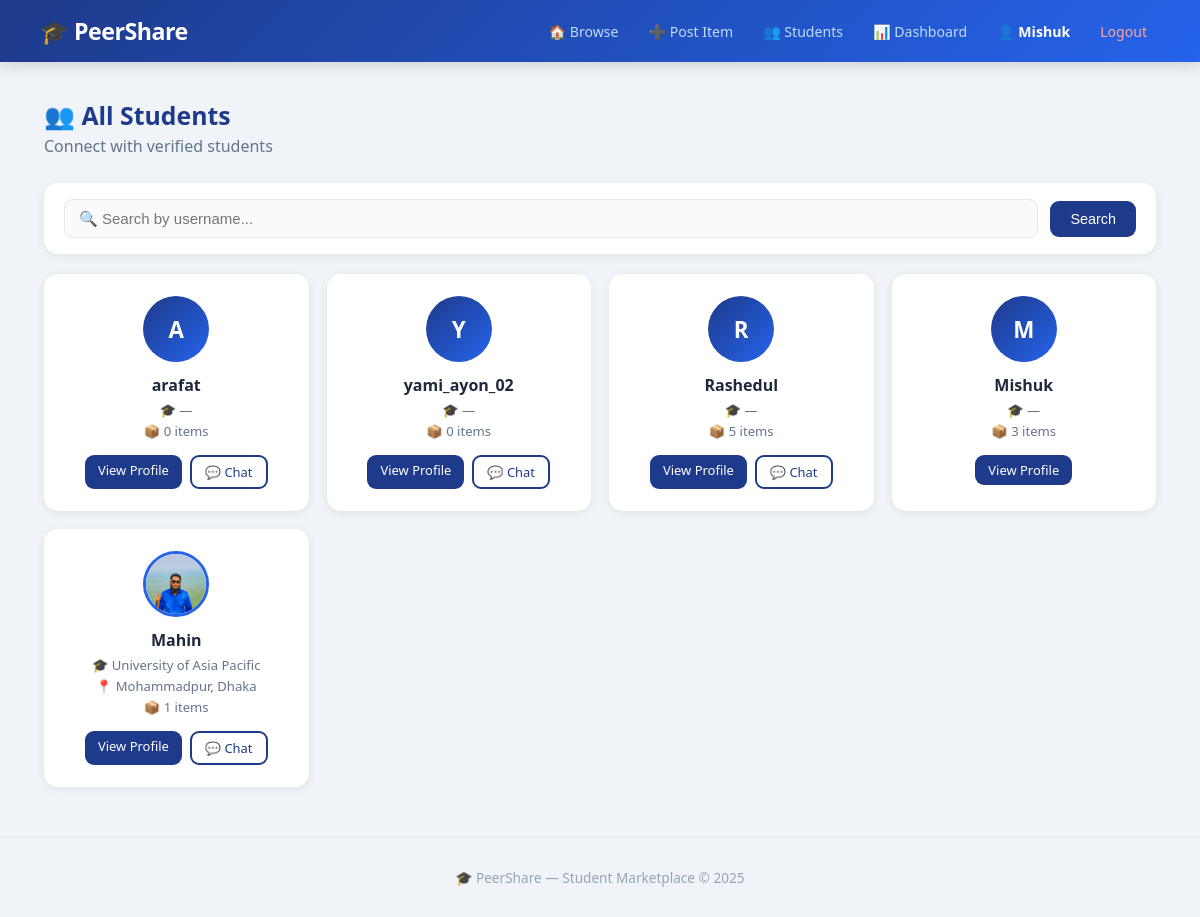
Page /user/all/ (signed in) on the committed database.
### accounts/models.py (models this page shows, shortened)
class CustomUser(AbstractUser):
    university_email = models.EmailField(
        unique=True,
        blank=True,
        default=''
    )
    is_verified = models.BooleanField(default=False)

### user/models.py (models this page shows, shortened)
class Profile(models.Model):
    UNIVERSITY_CHOICES = [
        ('farmgate', 'University of Asia Pacific'),
        ('dhaka', 'University of Dhaka'),
        ('buet',  'BUET'),
        ('nsu',   'North South University'),
        ('bracu', 'BRAC University'),
        ('cuet',  'CUET'),
        ('ruet',  'RUET'),
        ('other', 'Other'),
    ]
    user        = models.OneToOneField(
                    settings.AUTH_USER_MODEL,
                    on_delete=models.CASCADE,
                    related_name='profile'
                  )
    bio         = models.TextField(blank=True, null=True)
    profile_pic = models.ImageField(
                    upload_to='profiles/',
                    blank=True, null=True
                  )
    university  = models.CharField(
                    max_length=100,
                    choices=UNIVERSITY_CHOICES,
                    blank=True
                  )
    phone       = models.CharField(max_length=20, blank=True)
    location    = models.CharField(max_length=100, blank=True)
    joined_at   = models.DateTimeField(auto_now_add=True)
    def get_total_items(self):
        return self.user.items.count()

### user/views.py (the view)
# urls.py: path('all/',             views.all_users,     name='all_users'),
@login_required
def all_users(request):
    search   = request.GET.get('q', '')
    profiles = Profile.objects.select_related('user').all()
    if search:
        profiles = profiles.filter(
            user__username__icontains=search
        )
    return render(request, 'user/all_users.html', {
        'profiles': profiles,
        'search':   search,
    })

### templates/user/all_users.html (shortened to what this page needs)
{% extends 'base.html' %}
{% block content %}
<div class="page-head">
  <div>
    <h2>👥 All Students</h2>
    <p>Connect with verified students</p>
  </div>
</div>
<form method="GET" class="search-bar">
  <input type="text" name="q"
         value="{{ search }}"
         placeholder="🔍 Search by username...">
  <button type="submit" class="btn">Search</button>
</form>
<div class="user-grid">
  {% for profile in profiles %}
  <div class="user-card">
    {% if profile.profile_pic %}
      <img src="{{ profile.profile_pic.url }}"
           class="avatar-circle" alt="pic">
    {% else %}
      <div class="avatar-circle-placeholder">
        {{ profile.user.username|first|upper }}
      </div>
    {% endif %}
    <div class="user-card-info">
      <h4>{{ profile.user.username }}</h4>
      <p>🎓 {{ profile.get_university_display|default:"—" }}</p>
      {% if profile.location %}
        <p>📍 {{ profile.location }}</p>
      {% endif %}
      <p>📦 {{ profile.get_total_items }} items</p>
    </div>
    <div class="user-card-btns">
      <a href="/user/{{ profile.user.username }}/"
         class="btn small">View Profile</a>
      {% if request.user.is_authenticated and request.user != profile.user %}
        <a href="/chat/{{ profile.user.pk }}/"
           class="btn small outline">💬 Chat</a>
      {% endif %}
    </div>
  </div>
  {% empty %}
    <p class="empty-msg">No students found.</p>
  {% endfor %}
</div>
{% endblock %}

### templates/base.html (shortened to what this page needs)
<!DOCTYPE html>
<html lang="en">
<head>
  {% load static %}
  <link rel="stylesheet" href="{% static 'css/style.css' %}">
</head>
<body>
<nav class="navbar">
  <a href="/" class="logo">🎓 PeerShare</a>
  <div class="nav-links">
    {% if user.is_authenticated %}
      <a href="/">🏠 Browse</a>
      <a href="/add/">➕ Post Item</a>
      <a href="/user/all/">👥 Students</a>
      <a href="/dashboard/">📊 Dashboard</a>
      <a href="/user/profile/" class="nav-profile">
        👤 {{ user.username }}
      </a>
      <a href="/login/logout/" class="nav-logout">Logout</a>
    {% else %}
      <a href="/login/">Login</a>
      <a href="/login/register/" class="nav-register">Register</a>
    {% endif %}
  </div>
</nav>
<div class="container">
  {% block content %}{% endblock %}
</div>
<footer class="footer">
  <p>🎓 PeerShare — Student Marketplace &copy; 2025</p>
</footer>
</body>
</html>

### static/css/style.css (style rules this page uses)
*, *::before, *::after { box-sizing: border-box; margin: 0; padding: 0; }
body { font-family: 'Segoe UI', Tahoma, Geneva, Verdana, sans-serif; background: #f0f4f8; color: #1e293b; min-height: 100vh; }
a { color: inherit; text-decoration: none; }
img { display: block; max-width: 100%; }
.navbar { background: linear-gradient(135deg, #1e3a8a 0%, #2563eb 100%); padding: 0 40px; height: 62px; display: flex; align-items: center; justify-content: space-between; position: sticky; top: 0; z-index: 999; box-shadow: 0 2px 16px rgba(0,0,0,0.18); }
.logo { color: #fff; font-size: 1.45rem; font-weight: 800; letter-spacing: -0.5px; }
.nav-links { display: flex; align-items: center; gap: 4px; }
.nav-links a { color: #bfdbfe; padding: 7px 13px; border-radius: 8px; font-size: 0.88rem; transition: background 0.2s, color 0.2s; }
.nav-profile { color: #fff !important; font-weight: 600; }
.nav-logout { color: #fca5a5 !important; }
.container { max-width: 1160px; margin: 36px auto; padding: 0 24px; }
.search-bar { display: flex; gap: 12px; align-items: center; background: #fff; padding: 16px 20px; border-radius: 14px; margin-bottom: 10px; box-shadow: 0 2px 10px rgba(0,0,0,0.07); flex-wrap: wrap; }
.search-bar input, .search-bar select { padding: 10px 14px; border: 1.5px solid #e2e8f0; border-radius: 9px; font-size: 0.94rem; outline: none; background: #f8fafc; transition: border 0.2s; }
.search-bar input { flex: 1; min-width: 160px; }
.btn { display: inline-block; background: #1e3a8a; color: #fff; padding: 10px 20px; border-radius: 9px; border: none; cursor: pointer; font-size: 0.9rem; font-weight: 500; transition: background 0.2s, transform 0.15s; text-decoration: none; white-space: nowrap; }
.btn.small { padding: 6px 13px; font-size: 0.81rem; }
.btn.outline { background: transparent; border: 2px solid #1e3a8a; color: #1e3a8a; }
.page-head { display: flex; align-items: center; gap: 20px; margin-bottom: 26px; flex-wrap: wrap; }
.page-head h2 { font-size: 1.55rem; color: #1e3a8a; }
.page-head p { color: #64748b; margin-top: 3px; }
.page-head > div { flex: 1; }
.user-grid { display: grid; grid-template-columns: repeat(auto-fill, minmax(225px,1fr)); gap: 18px; margin-top: 20px; }
.user-card { background: #fff; border-radius: 14px; padding: 22px 18px; display: flex; flex-direction: column; align-items: center; text-align: center; gap: 12px; box-shadow: 0 2px 8px rgba(0,0,0,0.07); transition: transform 0.2s; }
.avatar-circle { width: 66px; height: 66px; border-radius: 50%; object-fit: cover; border: 3px solid #2563eb; }
.avatar-circle-placeholder { width: 66px; height: 66px; border-radius: 50%; background: linear-gradient(135deg,#1e3a8a,#2563eb); color: #fff; font-size: 1.4rem; font-weight: 700; display: flex; align-items: center; justify-content: center; }
.user-card-info h4 { font-size: 1rem; margin-bottom: 5px; }
.user-card-info p { font-size: 0.82rem; color: #64748b; margin-bottom: 3px; }
.user-card-btns { display: flex; gap: 8px; flex-wrap: wrap; justify-content: center; }
.footer { text-align: center; padding: 30px; color: #94a3b8; font-size: 0.85rem; margin-top: 50px; border-top: 1px solid #e2e8f0; }

### rows in the picture
CustomUser: username "Mishuk"
Profile: user.username|first "A", user.username "arafat", university "—", get_total_items "0"
Profile: user.username|first "Y", user.username "yami_ayon_02", university "—", get_total_items "0"
Profile: user.username|first "R", user.username "Rashedul", university "—", get_total_items "5"
Profile: user.username|first "M", user.username "Mishuk", university "—", get_total_items "3"
Profile: profile_pic (picture), user.username "Mahin", university "University of Asia Pacific", location "Mohammadpur, Dhaka", get_total_items "1"
